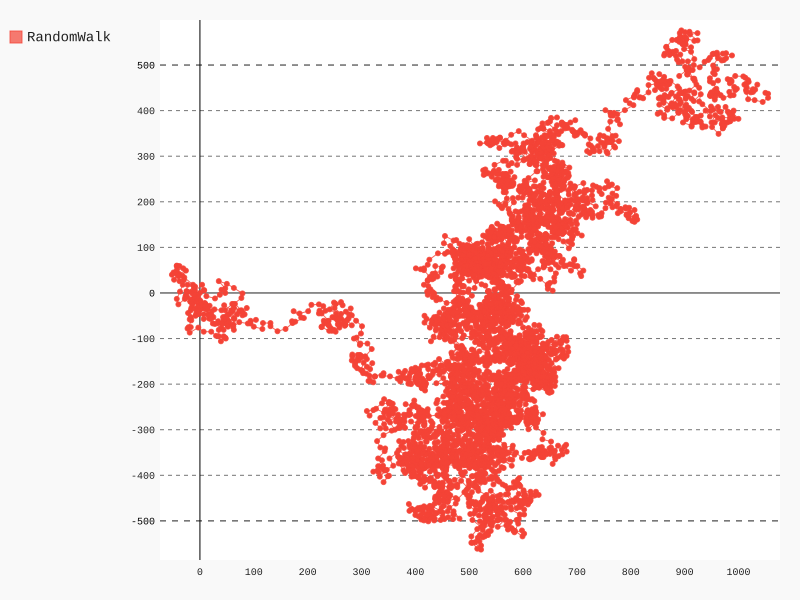

Generate this figure with Python:
#!/usr/bin/env python3
# -*- coding: utf-8 -*-

''''''

__author__ = 'Engine'


import pygal
import random_walk
import random_walk_long_distance
import random_walk_just_turn_right
from random import choice
from matplotlib import pyplot as plt

RandomWalk = choice([random_walk.RandomWalk,
                        random_walk_long_distance.RandomWalk,
                        random_walk_just_turn_right.RandomWalk])
rw = random_walk_long_distance.RandomWalk(5000)
rw.fill_walk()

point_numers = list(range(rw.num_points))

xy_chart = pygal.XY()
xy_chart.add("RandomWalk", [(x, y) for x, y in zip(rw.x_values, rw.y_values)])

xy_chart.render_to_file("nw_visual_with_pygal.svg")
